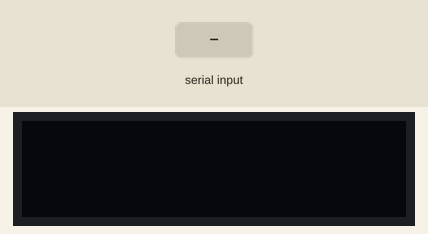
Recording of a sketch running on a simulated Arduino Uno, built with avr-gcc and run on an emulated ATmega328P. Parts: 128×32 one-colour display. Inputs (shaded band) come from the test bench.

Above: at 1.4 s.
1.5 s: "1" received over Serial
At 3.5 s:
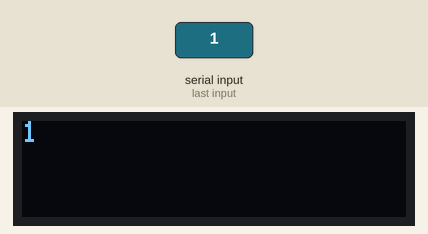
4.0 s: "0" received over Serial
At 5.3 s:
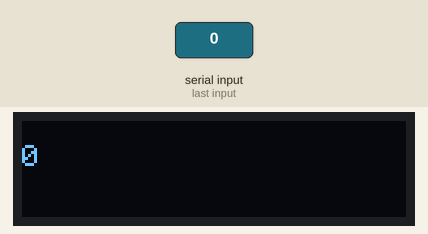
6.5 s: "2" received over Serial
At 8.5 s:
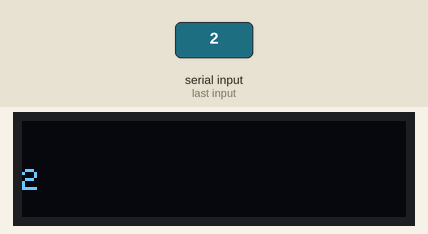
Timing chart, 0 to 10.0 s (numbered marks = the images above; inputs shaded):
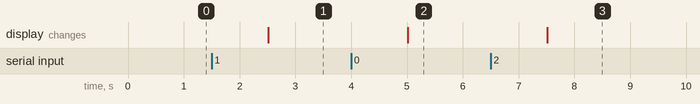

Measured:
- after the input at 1.5 s, the display: changes after 1.0 s (image 1)
- after the input at 4.0 s, the display: changes after 1.0 s (image 2)
- after the input at 6.5 s, the display: changes after 1.0 s (image 3)

The sketch:

oled.ino
```cpp
#include <SPI.h>
#include <Wire.h>
#include <Adafruit_GFX.h>         //download here: https://www.electronoobs.com/eng_arduino_Adafruit_GFX.php
#include <Adafruit_SSD1306.h>     //downlaod here: https://www.electronoobs.com/eng_arduino_Adafruit_SSD1306.php
Adafruit_SSD1306 display(5);

void setup() {
  Serial.begin(115200);
  display.begin(SSD1306_SWITCHCAPVCC, 0x3C);  // initialize with the I2C addr 0x3C (for the 128x32 or 64 from eBay)
  delay(100);
  display.clearDisplay();
  display.setTextSize(1);
  display.setCursor(0,0);
  display.setTextColor(WHITE);
  display.display();
  delay(100);
}

void loop() {
  if(Serial.available()>0){
    String incommingString = Serial.readString();
    display.clearDisplay();
    display.println(incommingString);
    display.display();
  }
}
```
